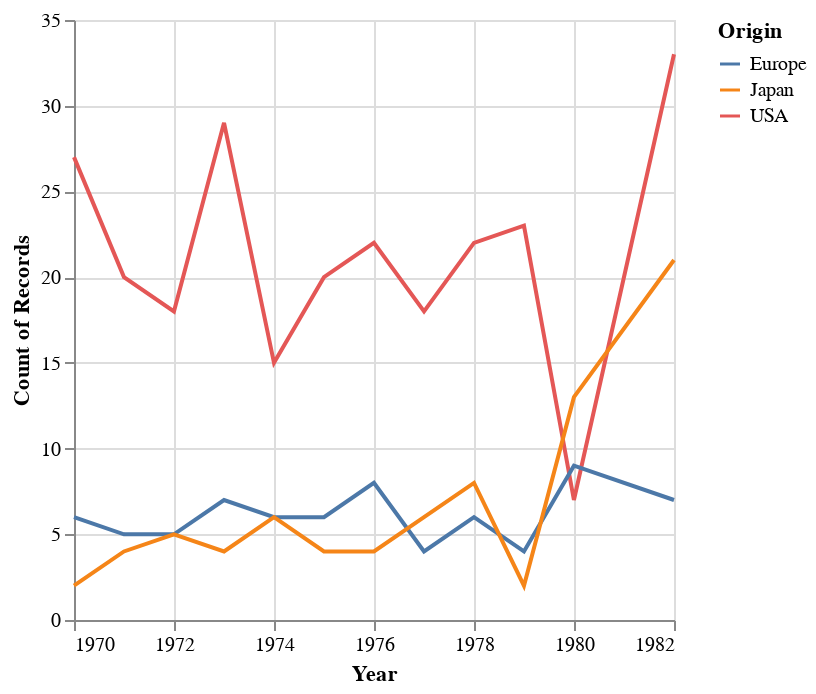

Here is the notebook cell this chart was saved with:
### Code cell
(
    alt.Chart(cars)
    .mark_line()
    .encode(
        x = 'Year:T',
        y = 'count(Year):Q',
        color = 'Origin:N'
    )
)

### Figure 1 — Vega-Lite specification as saved in the notebook (floating-point values rounded to 4 significant figures; data arrays with more than 128 entries replaced by an {"elided": "..."} marker saying what was removed)
{"config": {"view": {"continuousWidth": 300, "continuousHeight": 300}}, "data": {"name": "data-583e73726c1545c56c203344161a975c"}, "mark": {"type": "line"}, "encoding": {"color": {"field": "Origin", "type": "nominal"}, "x": {"field": "Year", "type": "temporal"}, "y": {"aggregate": "count", "field": "Year", "type": "quantitative"}}, "$schema": "https://vega.github.io/schema/vega-lite/v5.20.1.json", "datasets": {"data-583e73726c1545c56c203344161a975c": {"elided": "406 records"}}}
